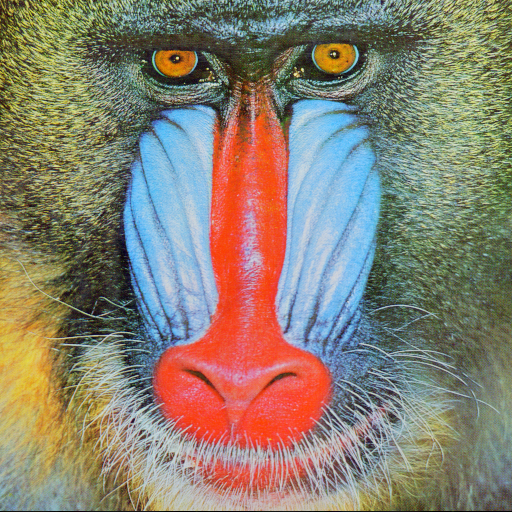
#> input picture Introduction to Computer Vision and Image Processing by Coursera/Images/baboon.png, 512 x 512 px, found by its file name
$ jupyter execute --allow-errors 'Histograms & Intensity Transformations - OpenCV.ipynb'
#> lines starting #> are read from the running program, lines starting #| are printed output that depends on the picture
[cell 1]
import matplotlib.pyplot as plt
import cv2
import numpy as np

# An Helper function to plot the two image side by side

[cell 2]
def plot_image(First_image, Second_image, title_1 = "Original", title_2 = "New Image"):
    plt.Figure(figsize=(10,10))
    plt.Subplot(1,2,1)
    plt.imshow(First_image, cmap="gray")
    plt.title(title_1)

    plt.Subplot(1,2,2)
    plt.imshow(Second_image, cmap="gray")
    plt.title(title_2)
    plt.show()

*** Lets define another helper function. The following one will plot two histograms side-by-side. Again, you do not need to understand the body of this function at this moment ***

[cell 3]
def plot_hist(old_image, new_image,title_old="Orignal", title_new="New Image"):
    intensity_values=np.array([x for x in range(256)])
    plt.subplot(1, 2, 1)
    plt.bar(intensity_values, cv2.calcHist([old_image],[0],None,[256],[0,256])[:,0],width = 5)
    plt.title(title_old)
    plt.xlabel('intensity')
    plt.subplot(1, 2, 2)
    plt.bar(intensity_values, cv2.calcHist([new_image],[0],None,[256],[0,256])[:,0],width = 5)
    plt.title(title_new)
    plt.xlabel('intensity')
    plt.show()

# Histograms

[cell 4]
toy_image = np.array([[0,2,2],[1,1,1],[1,1,2]],dtype=np.uint8)
plt.imshow(toy_image, cmap="gray")
plt.show()
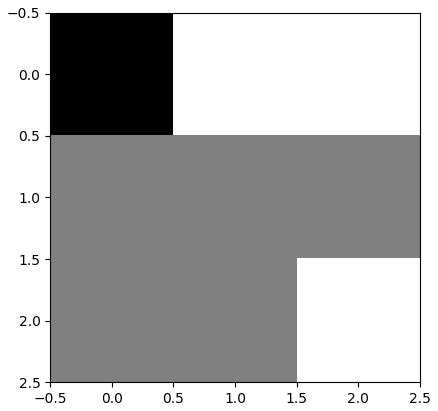
#> figure drawn by matplotlib, 1 panel
print("toy_image:",toy_image)

[cell 5]
plt.bar([x for x in range(7)],[1,5,3,4,2,0,9])
plt.show()
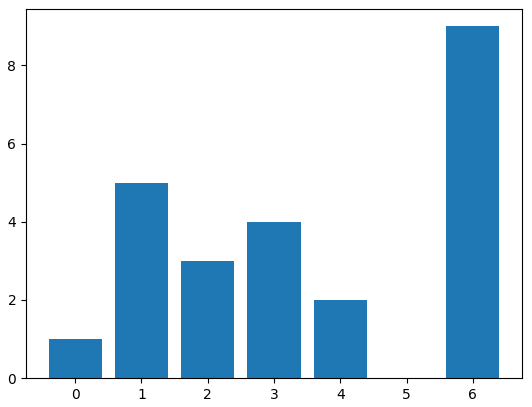
#> figure drawn by matplotlib, 1 panel; tallest bar 9 high, from x = 5.6 to 6.4

[cell 6]
plt.hist(toy_image.flatten(),bins=3)
plt.show()
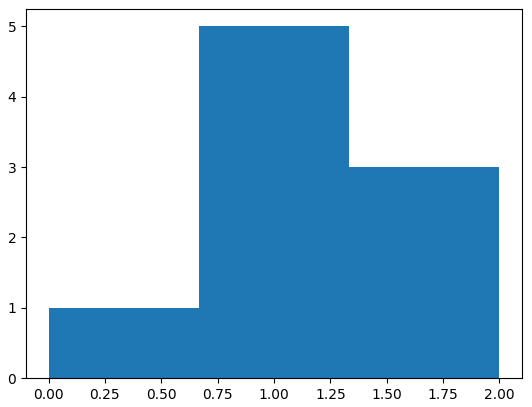
#> figure drawn by matplotlib, 1 panel; tallest bar 5 high, from x = 0.667 to 1.33

[cell 7]
plt.bar([x for x in range(6)],[0,1,0,5,0,2])
plt.show()
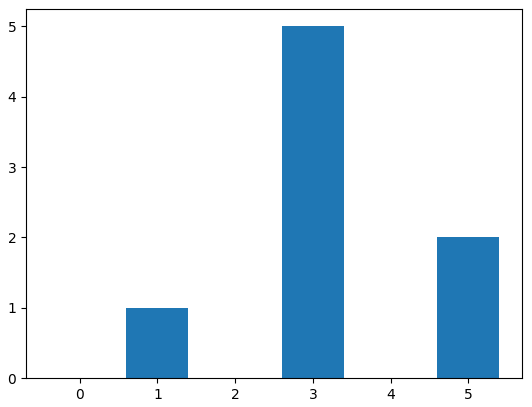
#> figure drawn by matplotlib, 1 panel; tallest bar 5 high, from x = 2.6 to 3.4

# Gray Scale Histograms¶

[cell 8]
img = cv2.imread(r'D:\B - Computer Vision Library Tutorials and Projects Collection\Computer-Vision\Introduction to Computer Vision and Image Processing by Coursera\Images\lenna.png', cv2.IMREAD_GRAYSCALE)
# Display the image using Matplotlib
plt.figure(figsize=(10, 10))
#> (the rest of this cell did not finish here and is left out)

[cell 9]
hist = cv2.calcHist([img],[0],None, [256],[0,256])
#> hist = 256 values from 0 to 0

[cell 10]
hist.argmax()
#> Out = 0

[cell 11]
intensity_values = np.array([x for x in range(hist.shape[0])])
#> intensity_values = 256 values from 0 to 255
plt.bar(intensity_values, hist[:,0], width = 5)
plt.title("Bar histogram")
# plt.axhline(hist[116])
plt.show()
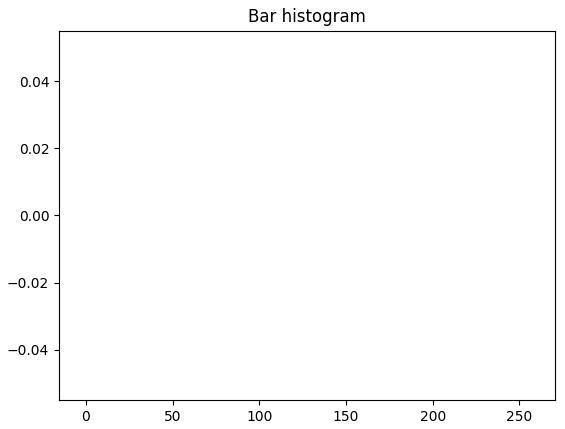
#> figure drawn by matplotlib, 1 panel

[cell 12]
img = cv2.imread(r'D:\B - Computer Vision Library Tutorials and Projects Collection\Computer-Vision\Introduction to Computer Vision and Image Processing by Coursera\Images\baboon.png')
#> img is the input picture: shape (512, 512, 3); mean B, G, R 113.1, 128.9, 137.4
plt.imshow(cv2.cvtColor(img,cv2.COLOR_BGR2RGB))
plt.show()

[cell 13]
color = ('blue','green','red')
for i,col in enumerate(color):
    histr = cv2.calcHist([img],[i],None,[256],[0,256])
    plt.plot(intensity_values,histr,color = col,label=col+" channel")

    plt.xlim([0,256])
plt.legend()
plt.title("Histogram Channels")
plt.show()
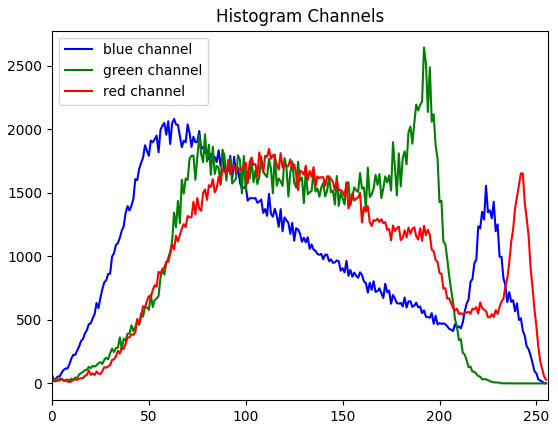
#> figure drawn by matplotlib, 1 panel; curve peaks at x = 63, y = 2081; curve peaks at x = 192, y = 2644; curve peaks at x = 112, y = 1845

$ run again, with Introduction to Computer Vision and Image Processing by Coursera/Images/barbara.png copied over Introduction to Computer Vision and Image Processing by Coursera/Images/baboon.png
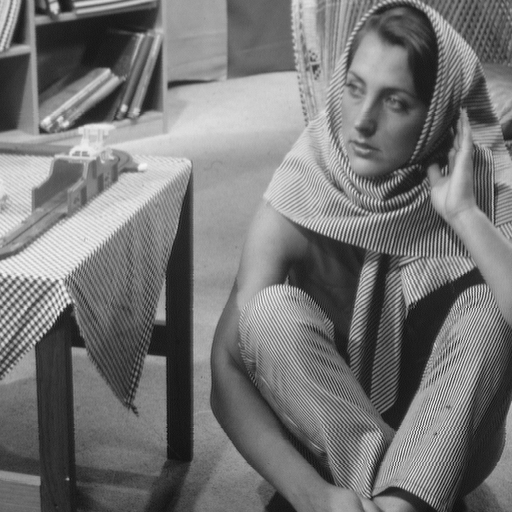
#> input picture Introduction to Computer Vision and Image Processing by Coursera/Images/barbara.png, 512 x 512 px, found by its file name
#> hist = 256 values from 0 to 0
#> Out = 0
#> img is the input picture: shape (512, 512, 3); min 12, max 246, mean 117.4
#> `plt.show()`:
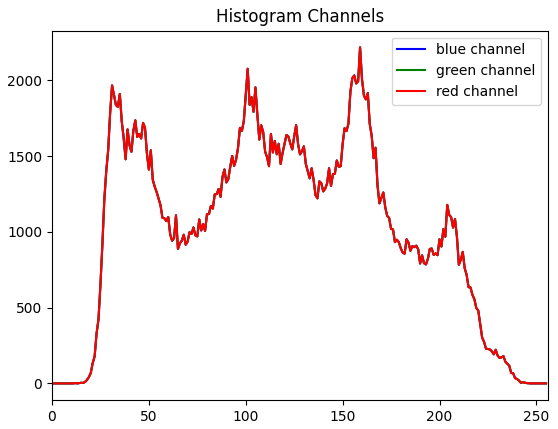
#> figure drawn by matplotlib, 1 panel; curve peaks at x = 159, y = 2217; curve peaks at x = 159, y = 2217; curve peaks at x = 159, y = 2217

$ run again, with Introduction to Computer Vision and Image Processing by Coursera/Images/cat.png copied over Introduction to Computer Vision and Image Processing by Coursera/Images/baboon.png
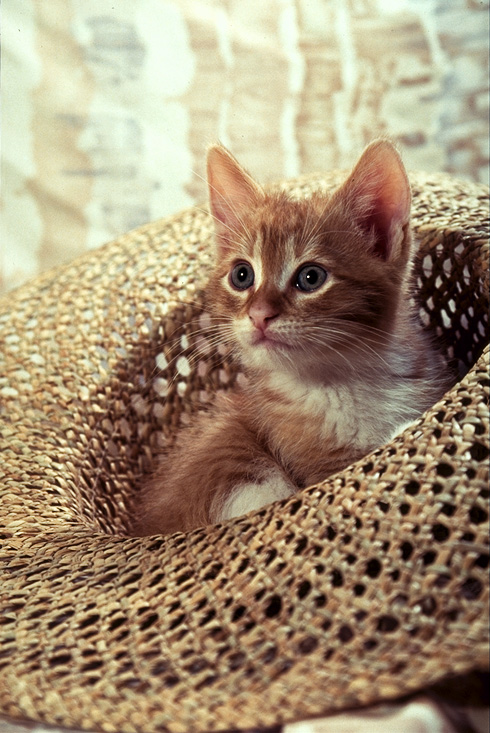
#> input picture Introduction to Computer Vision and Image Processing by Coursera/Images/cat.png, 490 x 733 px, found by its file name
#> hist = 256 values from 0 to 0
#> Out = 0
#> img is the input picture: shape (733, 490, 3); mean B, G, R 116.7, 143.2, 162.7
#> `plt.show()`:
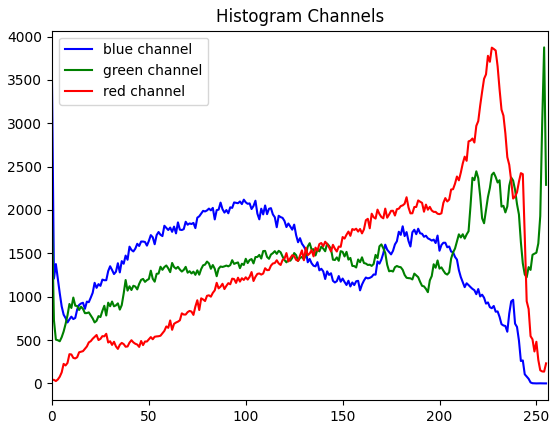
#> figure drawn by matplotlib, 1 panel; curve peaks at x = 0, y = 3474; curve peaks at x = 254, y = 3875; curve peaks at x = 227, y = 3872
